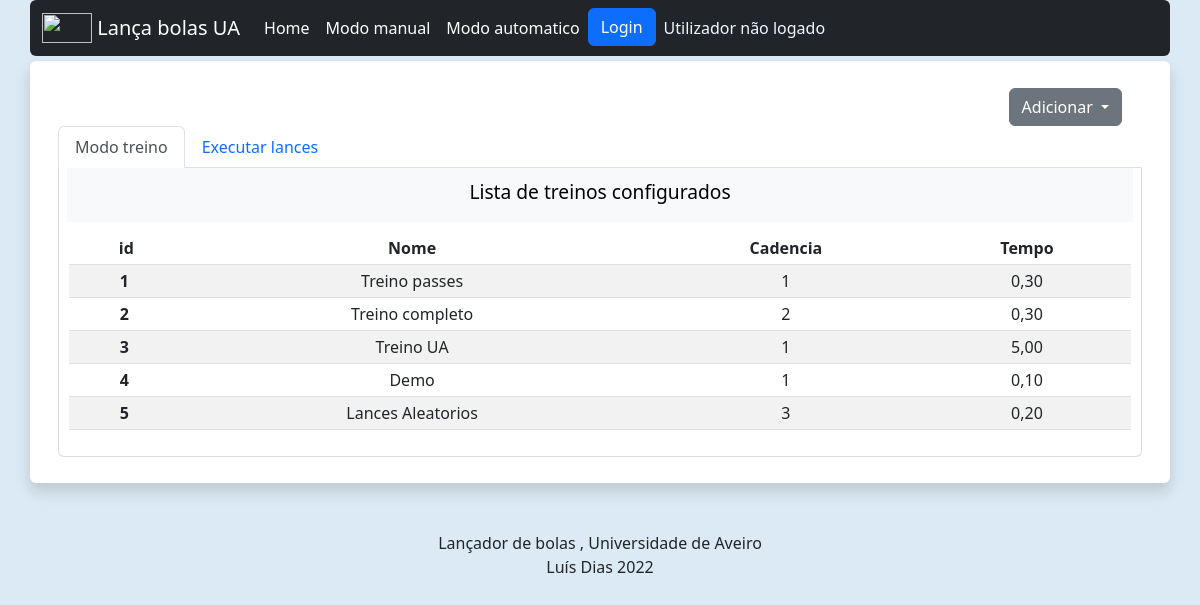
The app's page /modoauto, older data.
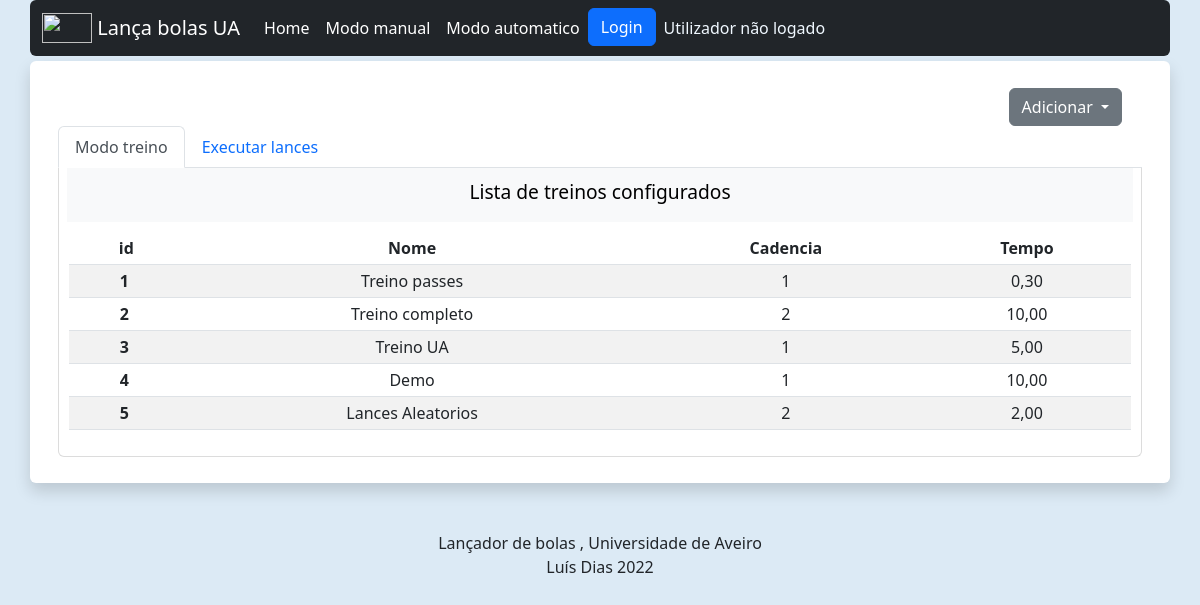
The same page, newer data.
### appBolas/models.py (models this page shows, shortened)
class treino(models.Model):
    nomeTreino=models.CharField('Nome do Treino',max_length=20)
    lances = models.ManyToManyField(lance)
    Qt_bolas_lance=models.IntegerField("Bolas lançadas por lance", default=5)            # Bolas lançadas por cada lance
    maxBolasTreino=models.IntegerField("Maximo de bolas por treino", default=200)        # Maximo de bolas por cada treino
    class cadencia(models.IntegerChoices):
            Baixa = 4
            Media = 3
            Alta = 2
            Elevada = 1
    cadenciaTreino = models.IntegerField("Cadencia do treino",choices=cadencia.choices, default=1)
    dataCriacao = models.DateTimeField("Data",default=datetime.now, editable=False)
    tempoTreino=models.DecimalField("Tempo de treino em minutos", default=5, max_digits=5, decimal_places=2)
    class Seqlances(models.IntegerChoices):
            ALEATORIA = 1
            SEQUENCIAL = 2
    SequenciaLances = models.IntegerField("Sequencia de lances",choices=Seqlances.choices, default=1)
    '''
        ALEATORIA = 'AL'
    SEQUENCIAL = 'SQ'
    ALEATORIA_SEQUENCIAL = [
        (ALEATORIA, 'Aleatória'),
        (SEQUENCIAL, 'Sequencial'),
    ]
    SequenciaLances = models.CharField('Sequencia de lances',
        max_length=2,
        choices=ALEATORIA_SEQUENCIAL,
        default=ALEATORIA,
    )
    '''

### appBolas/views.py (the view)
# urls.py: path("modoauto", views.modoauto, name="modoauto"),                          # Quando vem um pedido de 'modoauto' browser retorna a funcao modoauto     NÃO UTILIZADO!!!!
@csrf_exempt
def modoauto(request):
    is_ajax = request.headers.get('X-Requested-With') == 'XMLHttpRequest'
    if is_ajax:                                                                 # Se o metodo for ajax, então a resposta é em JSON
        if request.method=="GET":                                                # Se GET então
            todos = list(treino.objects.all().values())                             # Recebe os valores da base de dados
            return JsonResponse({'context': todos}, status=200)                     # Envia os valores por JSON, e retorna 200(ok)
        if request.method=="POST":                                              # Se o methodo for POST então
            dataFromPost=json.load(request)                                         # recebe os valores de POST
            if "idlance" in dataFromPost:                                       # idlance, é só para lances
                dbLance = LanceDB.objects.get(id=dataFromPost["idlance"])
                print("Lance " + str(dataFromPost["idlance"]))
                respostaJson={
                    'nomeLance': dbLance.nomeLance,
                    'anguloX': dbLance.anguloX,
                    'anguloY': dbLance.anguloY,
                    'anguloInclinacao': dbLance.anguloInclinacao,
                    'velocidadeRoloEsq': dbLance.velocidadeRoloEsq,
                    'velocidadeRoloDir': dbLance.velocidadeRoloDir,
                }
                return JsonResponse(respostaJson, status=200)
            if "id" in dataFromPost:                                                        # se houver um pedido com id na mensagem então
                dbTreino = treino.objects.get(id=dataFromPost["id"])                           #  vou ao models buscar toda a informacao do treino
                serialized_q = serializers.serialize('json', dbTreino.lances.all())            #  e serializo para poder enviar por ajax para o front
                lancesJson={}                                                                  #  cria um Dicionario para guardar os lances iterados
                i=0                                                                            #  declara um indice auxiliar
                lances = dbTreino.lances.all()                                                 #  recebe os lances dentro de uma estrutura
                lancesJson = {'lance' + str(i): lance.nomeLance for i, lance in enumerate(dbTreino.lances.all())}
                print(lancesJson)
                respostaJson={
                    'statusID': dbTreino.id,
                    'lances' : lancesJson,
                    'tituloTreino': dbTreino.nomeTreino,
                    'dataCriacao' : dbTreino.dataCriacao,
                    'cadenciaTreino'   : dbTreino.cadenciaTreino,
                    'sequenciaLances'  : dbTreino.SequenciaLances,
                }
                return JsonResponse(respostaJson, status=200)
            if "tipoRequisicao" in dataFromPost:
                if(dataFromPost["tipoRequisicao"]=="START"):            # Inicia o treino e envia o ID
                    if "id_treino" in dataFromPost:
                        print("START TREINO")
                        engineLancador.start((dataFromPost["id_treino"]), tipo="treino")
                    if "id_lance" in dataFromPost:
                        dictLance= { "cadencia": dataFromPost["cadencia_lance"],
                                      "qtBolas": dataFromPost["qtBolas"]  }
                        engineLancador.start((dataFromPost["id_lance"]), tipo="lance", dataLance=dictLance  )
                        print("START LANCE")
                        pass
                    respostaJson={'status': "ok",}
                elif(dataFromPost["tipoRequisicao"]=="STOP"):           # Pará o treino e envia o ID de paragem
                    if "id_treino" in dataFromPost:
                        engineLancador.stop(tipo="treino")
                    if "id_lance" in dataFromPost:
                        engineLancador.stop(tipo="lance")
                        pass
                    respostaJson={'status': "ok",}
                elif(dataFromPost["tipoRequisicao"]=="RESUME"):
                    if "id_treino" in dataFromPost:
                        engineLancador.resume(tipo="treino")
                    if "id_lance" in dataFromPost:
                        engineLancador.resume(tipo="lance")
                        print("RESUME LANCE")
                        pass
                    respostaJson={'status': "run",}
                elif(dataFromPost["tipoRequisicao"]=="PAUSE"):
                    if "id_treino" in dataFromPost:
                        engineLancador.pause(tipo="treino")
                    if "id_lance" in dataFromPost:
                        engineLancador.pause(tipo="lance")
                        print("PAUSE LANCE")
                        pass
                    respostaJson={'status': "pause",}
                    pass
                elif((dataFromPost["tipoRequisicao"]=="GET_INFO")):                             #  se a requisição for para infor do treino
                    respostaJson={                                                              #  responde com
                    'timeLeft': engineLancador.get_timeleft(tipo="treino"),                #  tempo restante do treino
                    'get_percentleft' : engineLancador.get_percentleft(tipo="treino"),     #  percentagem que falta para acabar o treino
                    'get_Aexecutar' : engineLancador.get_Aexecutar(),              #  Qual o lance que está a ser executado
                    'isStoped'    : engineLancador.isStoped(tipo="treino")
                    }
                elif((dataFromPost["tipoRequisicao"]=="GET_INFO_LANCE")):
                    if(engineLancador.threadLance.runing==False):
                        engineLancador.threadLance.stop()
                    respostaJson={
                    'qtBolasLeft': engineLancador.get_bolasLancadasLeft(tipo="lance"),
                    'get_percent' : engineLancador.get_percentleft(tipo="lance"),
                    'isStoped'    : engineLancador.isStoped(tipo="lance")
                    }
                else:                                                                           # Caso nenhuma opção seja válida
                    return JsonResponse({'status': 'Invalid request'}, status=400)              # responde com Invalid request
                return JsonResponse(respostaJson, status=200)
        return JsonResponse({'status': 'Invalid request'}, status=400)
    else:                                       # else não é AJAX, e devolve a página.
        if str(request.user) == 'AnonymousUser':                                # Se o usuario não estiver logado
            msgQuemEstaLogado='Utilizador não logado'                            # Constroi uma mensagem que indica se está logado ou não
        else:
            msgQuemEstaLogado= 'Utilizador logado'
        dbTreinos= treino.objects.all()
        dblances = LanceDB.objects.all()
        context={
            "treinos": dbTreinos,
            "lances":dblances,
            'logado': msgQuemEstaLogado,
            'showLogedIcons': request.user.is_authenticated,                    # Retorna um valor boleano para mostrar ou não o menu de settings
        }
        return render(request, 'modoauto.html', context)

### appBolas/templates/modoauto.html (shortened to what this page needs)
{% extends 'base.html' %}
{% load static %}
{% block css %}
    <link rel="stylesheet" type="text/css" href="{% static 'css/bootstrap.css' %}">
    <link rel="stylesheet" type="text/css" href="{% static 'css/style.css' %}">
    <link rel="stylesheet" href="{% static 'images/icons/bootstrap-icons.css' %} ">
    <link rel="stylesheet" type="text/css" href="{% static 'css/jquery.dataTables.min.css' %}">
{% endblock css%}
{% block body %}
<div class="col-lg-12 align-items-center" id="ColunaContainer" style="margin-top: 1%;">
  <div class="dropdown" style="text-align: right; padding-right: 20px;">
      <button class="btn btn-secondary dropdown-toggle" type="button" id="dropdownAdicionar"
          data-bs-toggle="dropdown" aria-expanded="false">
          Adicionar
      </button>
  </div>
  <nav>
      <div class="nav nav-tabs" id="nav-tab" role="tablist">
          <button class="nav-link active" id="nav-home-tab" data-bs-toggle="tab"
              data-bs-target="#nav-treino" type="button" role="tab" aria-controls="nav-home"
              aria-selected="true">Modo treino</button>
          <button class="nav-link" id="nav-profile-tab" data-bs-toggle="tab" data-bs-target="#nav-lances"
              type="button" role="tab" aria-controls="nav-profile" aria-selected="false">Executar lances
          </button>
      </div>
  </nav>
  <div class="tab-content" id="div-NaveBody">
      <div class="tab-pane fade show active" id="nav-treino" role="tabpanel"
          aria-labelledby="nav-home-tab">
          <div class="bg-light" id="tituloListas_treinos">
            Lista de treinos configurados
          </div>
          <div class="table-responsive" style="margin: 10px;">
            <table class=" table table-sm table-striped" id="id_table" data-url={% url 'modoauto' %}>
              <thead>
                <tr>
                  <th scope="col" class="text-center">&nbsp; id</th>
                  <th scope="col" class="text-center">Nome</th>
                  <th scope="col" class="text-center">Cadencia</th>
                  <th scope="col" class="text-center">Tempo</th>
                </tr>
              </thead>
              <tbody id="tableTreinoBody">
                {% for treino in treinos %}
                <tr data-id="{{treino.id}}">
                  <th scope="row">&nbsp;{{treino.id}}</th>
                  <td>{{treino.nomeTreino}}</td>
                  <td>{{treino.cadenciaTreino}}</td>
                  <td>{{treino.tempoTreino}}</td>
                </tr>
                {% endfor %}
              </tbody>
            </table>
          </div>
</div>
{% endblock body %}
{% block nav-lances %}
</div>
{% endblock nav-lances %}

### appBolas/templates/base.html (shortened to what this page needs)
{% load static %}
<!DOCTYPE html>
<html lang="pt">
    <head>
        {% block css %}
        {% endblock %}
    </head>
    <body>
        <nav class="container-lg rounded navbar col-12 navbar-expand-lg navbar-dark bg-dark" z-index="999">
            <div class="container-lg col-lg m-auto">
                <a class="navbar-brand" href="/homepage">
                    <img src="{% static 'images/Logo.png' %}" alt="" class="inline-brand align-top" width="50"
                        height="30">
                    Lança bolas UA
                </a>
                <div class="collapse navbar-collapse" id="navbarTogglerDemo03">
                    <ul class="navbar-nav me-auto mb-2 mb-lg-0">
                        <li class="nav-item">
                            <a class="nav-link active" aria-current="page" href="/homepage">Home</a>
                        </li>
                        <li class="nav-item">
                            <a class="nav-link active" href="/modomanual">Modo manual</a>
                        </li>
                        <li class="nav-item" >
                            <a class="nav-link active" href="/modoauto">Modo automatico</a>
                        </li>
                        <li class="nav-item" >
                            <div class="col" style="color: aliceblue;text-align: right; "><a href="/admin"><button type="button" class="btn btn-primary">Login</button></a></div>
                        </li>
                        <li class="nav-item">
                            <div class="nav-link disable"  ><div id="txt_logado">{{logado}}</div></div>
                        </li>
                    </ul>
                </div>
            </div>
        </nav>
        <div id="espacamento_topo"></div>
        <div class="container-lg align-self-sm-auto " >
                <div class="row shadow p-3 mb-5 bg-body rounded text-alg">
                            {% block body %}
                            {% endblock %}
                            {% block nav-lances %}
                            {% endblock %}
                    <p class="m-auto" style="padding-top: 10px;" id="hora_atual"></p>
                </div>
        </div>
        <div class="row-lg text-alg" >
            Lançador de bolas , Universidade de Aveiro
            <p>Luís Dias 2022</p>
        </div>
    </body>
</html>

### appBolas/static/css/style.css (style rules this page uses)
body { background-color: rgb(220, 234, 245); }
#ColunaContainer { position: relative; }
#nav-treino, #nav-lances { border-width: 1px; border-style: solid; border-top: 0px; border-color: gainsboro; border-bottom-left-radius: 6px; border-bottom-right-radius: 6px; }
#tituloListas_lances,#tituloListas_treinos { margin:8px; margin-top: 0px; padding: 15px; padding-top: 10px; font-style: normal; font-size: larger; text-align: center; color: black; }
#espacamento_topo { height: 5px; }
.text-alg { text-align: center; }
#txt_logado { color: aliceblue; text-align: right; }

Row changes from the older to the newer data that the page shows:
changed treino "Treino completo": tempoTreino "0,30" → "10,00"
changed treino "Demo": tempoTreino "0,10" → "10,00"
changed treino "Lances Aleatorios": cadenciaTreino "3" → "2"; tempoTreino "0,20" → "2,00"
